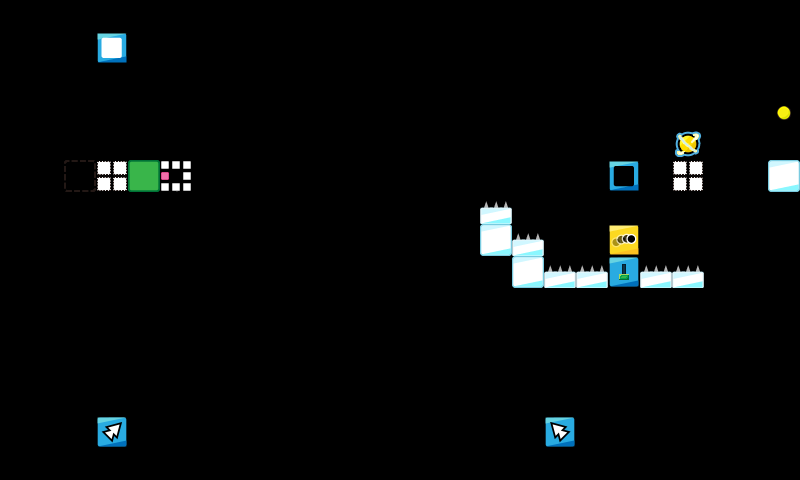

This is a level from a 2D game, rendered from its Tiled map with the project's own tilesets. A one-line summary and the map file follow, with tile-layer data summarised:
An orthogonal 25x15 tile map with 32x32 px tiles, 1 tile layer (map).

<map version="1.0" orientation="orthogonal" renderorder="right-down" width="25" height="15" tilewidth="32" tileheight="32" nextobjectid="4">
 <properties>
  <property name="ad" value="false" />
 </properties>
 <tileset firstgid="1" name="map_tiles" tilewidth="32" tileheight="32" tilecount="225" columns="15">
  <image source="../../img/map_tiles.png" width="480" height="480" />
 </tileset>
 <layer name="map" width="25" height="15">
  <data>[375 cells, 43 non-empty, 15 distinct tile ids]</data>
 </layer>
 <objectgroup color="#ffffff" name="Object Layer 1" />
</map>
